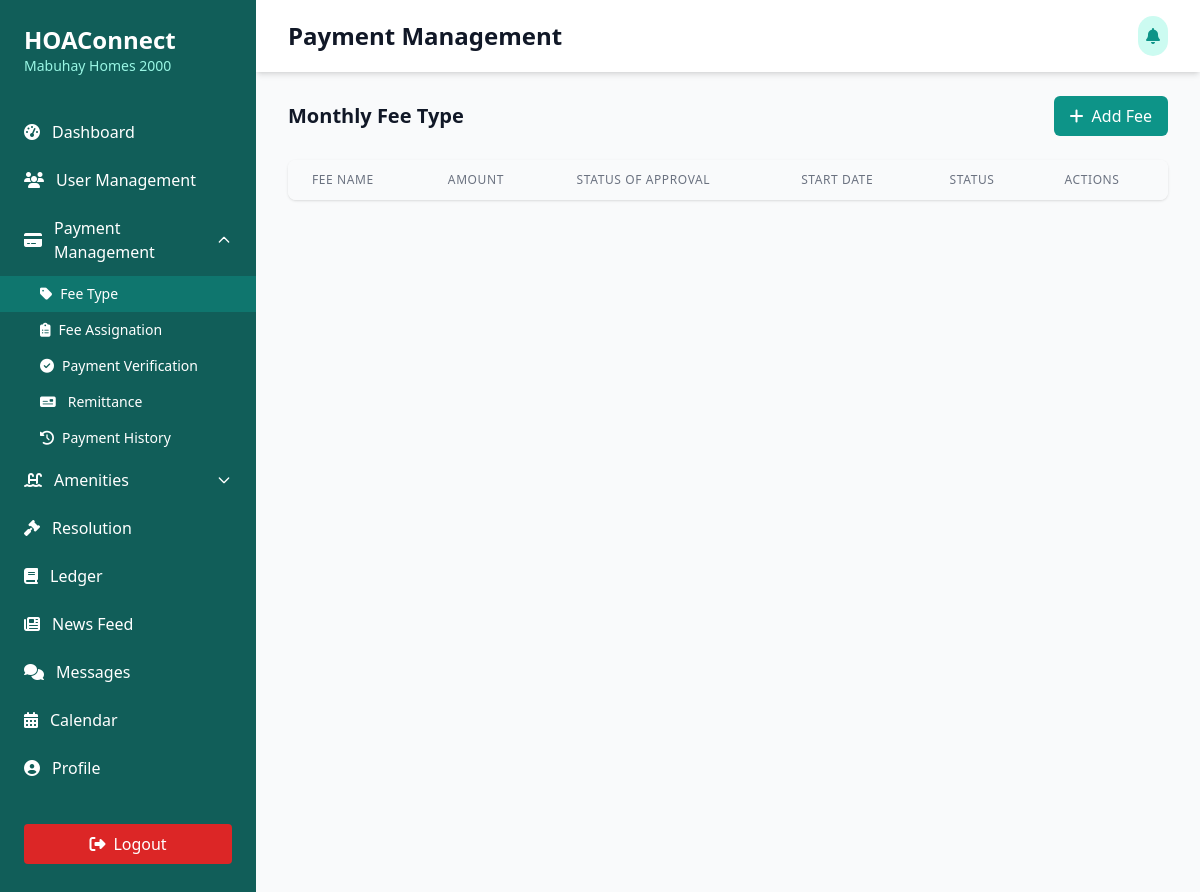
The app's page /Users/admin/fee-types.php, older data.
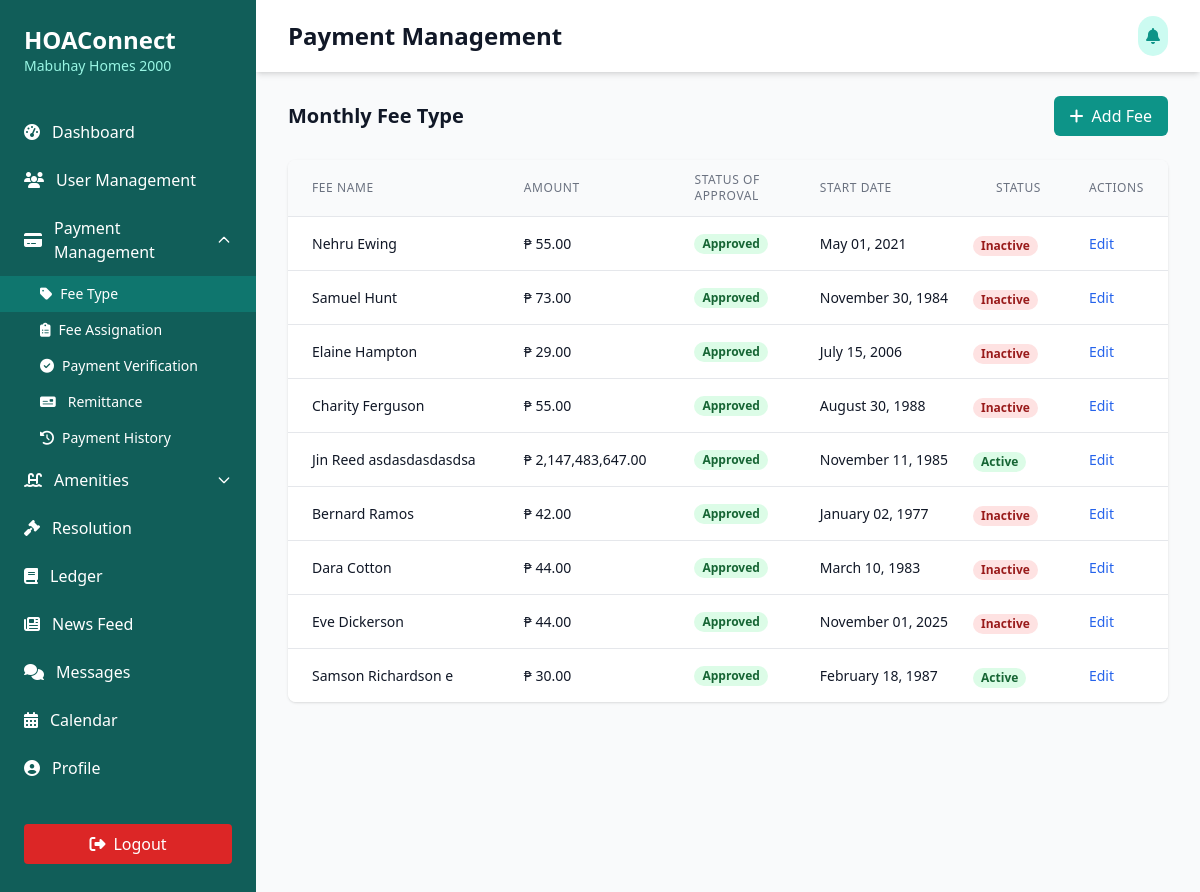
The same page, newer data.
### tables this page shows
CREATE TABLE `fee_type` (
  `id` int(11) NOT NULL,
  `fee_type_id` int(11) NOT NULL,
  `user_id` int(11) NOT NULL,
  `fee_name` varchar(50) NOT NULL,
  `description` varchar(255) NOT NULL,
  `amount` int(11) NOT NULL,
  `cadence` int(11) NOT NULL,
  `start_date` date NOT NULL,
  `is_active` int(11) NOT NULL,
  `remarks` varchar(255) DEFAULT NULL,
  `approved` int(11) DEFAULT NULL,
  `datetime_created` datetime NOT NULL,
  `datetime_updated` datetime NOT NULL
);

### Users/admin/fee-types.php (the view, shortened to what this page needs)
<?php
include('../../connection/connection.php');
?>
<!DOCTYPE html>
<html lang="en">
<head>
  <script src="https://cdn.tailwindcss.com"></script>
  <link rel="stylesheet" href="https://cdnjs.cloudflare.com/ajax/libs/font-awesome/6.4.0/css/all.min.css" />
</head>
<body class="bg-gray-50">
  <div class="min-h-screen flex">
    <div class="bg-teal-800 text-white w-64 py-6 flex flex-col">
      <div class="px-6 mb-8">
        <h1 class="text-2xl font-bold">HOAConnect</h1>
        <p class="text-sm text-teal-200">Mabuhay Homes 2000</p>
      </div>
      <nav class="flex-1">
        <a href="admin-dashboard.php" class="flex items-center px-6 py-3 hover:bg-teal-700">
          <i class="fas fa-tachometer-alt mr-3"></i>
          <span>Dashboard</span>
        </a>
        <a href="admin-accounts.php" class="flex items-center px-6 py-3 hover:bg-teal-700">
          <i class="fas fa-users mr-3"></i>
          <span>User Management</span>
        </a>
        <div x-data="{ open: true }">
          <button @click="open = !open" :aria-expanded="open" class="flex items-center w-full px-6 py-3 hover:bg-teal-600 focus:outline-none">
            <i class="fas fa-credit-card mr-3"></i>
            <span class="flex-1 text-left">Payment Management</span>
            <svg :class="{ 'rotate-180': open }" class="w-4 h-4 transition-transform duration-200" fill="none" stroke="currentColor" viewBox="0 0 24 24">
              <path stroke-linecap="round" stroke-linejoin="round" stroke-width="2" d="M19 9l-7 7-7-7" />
            </svg>
          </button>
          <div x-show="open" x-cloak class="bg-teal-800 text-sm">
            <a href="fee-types.php" class="flex items-center px-10 py-2 bg-teal-700">
              <i class="fas fa-tag mr-2" title="Fee Type"></i>
              Fee Type
            </a>
            <a href="fee-assignation.php" class="flex items-center px-10 py-2 hover:bg-teal-600">
              <i class="fas fa-clipboard-list mr-2" title="Fee Assignation"></i>
              Fee Assignation
            </a>
            <a href="payment-verification.php" class="flex items-center px-10 py-2 hover:bg-teal-600">
              <i class="fas fa-check-circle mr-2" title="Payment Verification"></i>
              Payment Verification
            </a>
            <a href="admin-remittance.php" class="flex items-center px-10 py-2 hover:bg-teal-600">
              <i class="fas fa-money-check mr-3"></i>
              Remittance
            </a>
            <a href="payment-history.php" class="flex items-center px-10 py-2 hover:bg-teal-600">
              <i class="fas fa-history mr-2" title="Payment History"></i>
              Payment History
            </a>
          </div>
        </div>
<div x-data="{ open: false }">
  <button @click="open = !open" :aria-expanded="open" class="flex items-center w-full px-6 py-3 hover:bg-teal-600 focus:outline-none">
    <i class="fas fa-swimming-pool mr-3"></i>
    <span class="flex-1 text-left">Amenities</span>
    <svg :class="{ 'rotate-180': open }" class="w-4 h-4 transition-transform duration-200" fill="none" stroke="currentColor" viewBox="0 0 24 24">
      <path stroke-linecap="round" stroke-linejoin="round" stroke-width="2" d="M19 9l-7 7-7-7" />
    </svg>
  </button>
</div>
<a href="admin-hoaprojects.php" class="flex items-center px-6 py-3 hover:bg-teal-700">
  <i class="fas fa-gavel mr-3"></i>
        <span>Resolution</span>
</a>
<a href="admin-ledger.php" class="flex items-center px-6 py-3 hover:bg-teal-600">
  <i class="fas fa-book mr-3"></i>
  <span>Ledger</span>
</a>
<a href="admin-newsfeed.php" class="flex items-center px-6 py-3 hover:bg-teal-700">
  <i class="fas fa-newspaper mr-3"></i>
<span>News Feed</span>
</a>
        <a href="admin-messages.php" class="flex items-center px-6 py-3 hover:bg-teal-700">
          <i class="fas fa-comments mr-3"></i>
          <span>Messages</span>
        </a>
        <a href="admin-calendar.php" class="flex items-center px-6 py-3 hover:bg-teal-700">
          <i class="fas fa-calendar-alt mr-3"></i>
          <span>Calendar</span>
        </a>
        <a href="admin-profile.php" class="flex items-center px-6 py-3 hover:bg-teal-700">
          <i class="fas fa-user-circle mr-3"></i>
          <span>Profile</span>
        </a>
      </nav>
      <div class="px-6 py-4 mt-auto">
        <button class="mt-4 w-full bg-red-600 hover:bg-red-700 text-white py-2 px-4 rounded flex items-center justify-center">
          <i class="fas fa-sign-out-alt mr-2"></i> Logout
        </button>
      </div>
    </div>
    <div class="flex-1 overflow-x-hidden overflow-y-auto">
      <header class="bg-white shadow-md">
        <div class="max-w-7xl mx-auto py-4 px-4 sm:px-6 lg:px-8 flex justify-between items-center">
            <h1 class="text-2xl font-bold text-gray-900">Payment Management</h1>
            <div class="flex items-center space-x-2">
              <button class="bg-teal-100 p-2 rounded-full text-teal-600 hover:bg-teal-200">
                <i class="fas fa-bell"></i>
              </button>
            </div>
          </div>
    </header>
      <main class="max-w-7xl mx-auto py-6 px-4 sm:px-6 lg:px-8">
        <div id="monthly-fee-type" class="mb-8">
          <div class="flex justify-between items-center mb-6">
            <h2 class="text-xl font-semibold text-gray-900">Monthly Fee Type</h2>
            <button onclick="openAddFeeModal()"
              class="bg-teal-600 hover:bg-teal-700 text-white py-2 px-4 rounded-md flex items-center">
              <i class="fas fa-plus mr-2"></i> Add Fee
            </button>
          </div>
          <div class="bg-white shadow rounded-lg overflow-hidden">
            <div class="overflow-x-auto">
              <table class="min-w-full divide-y divide-gray-200">
                <thead class="bg-gray-50">
                  <tr>
                    <th scope="col" class="px-6 py-3 text-left text-xs font-medium text-gray-500 uppercase tracking-wider">
                      Fee Name
                    </th>
                    <th scope="col" class="px-6 py-3 text-left text-xs font-medium text-gray-500 uppercase tracking-wider">
                      Amount
                    </th>
                    <th scope="col" class="px-6 py-3 text-left text-xs font-medium text-gray-500 uppercase tracking-wider">
                      Status of Approval
                    </th>
                    <th scope="col" class="px-6 py-3 text-left text-xs font-medium text-gray-500 uppercase tracking-wider">
                      Start Date
                    </th>
                    <th scope="col" class="px-6 py-3 text-left text-xs font-medium text-gray-500 uppercase tracking-wider">
                      Status
                    </th>
                    <th scope="col" class="px-6 py-3 text-left text-xs font-medium text-gray-500 uppercase tracking-wider">
                      Actions
                    </th>
                  </tr>
                </thead>
                <tbody class="bg-white divide-y divide-gray-200">
                 <?php
                  $sql_fee_type = "SELECT * FROM fee_type";
                  $run_sql_fee_type = mysqli_query($conn, $sql_fee_type);
                  if(mysqli_num_rows($run_sql_fee_type) > 0){
                    while($row_fee_type = mysqli_fetch_assoc($run_sql_fee_type)){
                      ?>
                      <tr>
                        <td class="px-6 py-4 whitespace-nowrap text-sm text-gray-900">
                          <?php echo $row_fee_type['fee_name']; ?>
                        </td>
                        <td class="px-6 py-4 whitespace-nowrap text-sm text-gray-900">
                          ₱ <?php echo number_format($row_fee_type['amount'], 2); ?>
                        </td>
                        <td class="px-6 py-4 whitespace-nowrap text-sm text-gray-900">
                          <?php
                            if($row_fee_type['approved'] == 1){
                              echo '<span class="px-2 inline-flex text-xs leading-5 font-semibold rounded-full bg-green-100 text-green-800">Approved</span>';
                            } elseif($row_fee_type['approved'] == 2){
                              echo '<span class="px-2 inline-flex text-xs leading-5 font-semibold rounded-full bg-red-100 text-red-800">Rejected</span>';
                            } elseif($row_fee_type['approved'] == 3){
                              echo '<span class="px-2 inline-flex text-xs leading-5 font-semibold rounded-full bg-yellow-100 text-yellow-800">Pending</span>';
                            } else {
                              echo '<span class="px-2 inline-flex text-xs leading-5 font-semibold rounded-full bg-gray-100 text-gray-800">Unknown</span>';
                            }
                          ?>
                        </td>
                        <td class="px-6 py-4 whitespace-nowrap text-sm text-gray-900">
                          <?php echo date('F d, Y', strtotime($row_fee_type['start_date'])); ?>
                        </td>
                        <td>
                          <?php
                            if($row_fee_type['is_active'] == 1){
                              echo '<span class="px-2 inline-flex text-xs leading-5 font-semibold rounded-full bg-green-100 text-green-800">Active</span>';
                            } else {
                              echo '<span class="px-2 inline-flex text-xs leading-5 font-semibold rounded-full bg-red-100 text-red-800">Inactive</span>';
                            }
                          ?>
                        </td>
                        <td class="px-6 py-4 whitespace-nowrap text-sm font-medium">
                          <?php
                            if($row_fee_type['approved'] == 3){
                              ?>
                              <a href="edit-fee-type.php?fee_type_id=<?php echo $row_fee_type['fee_type_id']; ?>" class="text-blue-600 hover:text-blue-800 mr-4">Edit</a>
                              <?php
                            }elseif($row_fee_type['approved'] == 2){
                              ?>
                              <a href="reapprove-fee-type.php?fee_type_id=<?php echo $row_fee_type['fee_type_id']; ?>" class="text-blue-600 hover:text-blue-800 mr-4">Edit</a>
                              <?php
                            }else{
                              ?>
                              <a href="approve-fee-type.php?fee_type_id=<?php echo $row_fee_type['fee_type_id']; ?>" class="text-blue-600 hover:text-blue-800 mr-4">Edit</a>
                              <?php
                            }
                          ?>
                        </td>
                      </tr>
                      <?php
                    }
                  }
                  ?>
                </tbody>
              </table>
            </div>
          </div>
        </div>
      </main>
    </div>
  </div>
</body>
</html>

Row changes from the older to the newer data that the page shows:
added fee_type: fee_name "Nehru Ewing", amount "55.00", approved "Approved", start_date "May 01, 2021", is_active "Inactive"
added fee_type: fee_name "Samuel Hunt", amount "73.00", approved "Approved", start_date "November 30, 1984", is_active "Inactive"
added fee_type: fee_name "Elaine Hampton", amount "29.00", approved "Approved", start_date "July 15, 2006", is_active "Inactive"
added fee_type: fee_name "Charity Ferguson", amount "55.00", approved "Approved", start_date "August 30, 1988", is_active "Inactive"
added fee_type: fee_name "Jin Reed asdasdasdasdsa", amount "2,147,483,647.00", approved "Approved", start_date "November 11, 1985", is_active "Active"
added fee_type: fee_name "Bernard Ramos", amount "42.00", approved "Approved", start_date "January 02, 1977", is_active "Inactive"
added fee_type: fee_name "Dara Cotton", amount "44.00", approved "Approved", start_date "March 10, 1983", is_active "Inactive"
added fee_type: fee_name "Eve Dickerson", amount "44.00", approved "Approved", start_date "November 01, 2025", is_active "Inactive"
added fee_type: fee_name "Samson Richardson e", amount "30.00", approved "Approved", start_date "February 18, 1987", is_active "Active"
